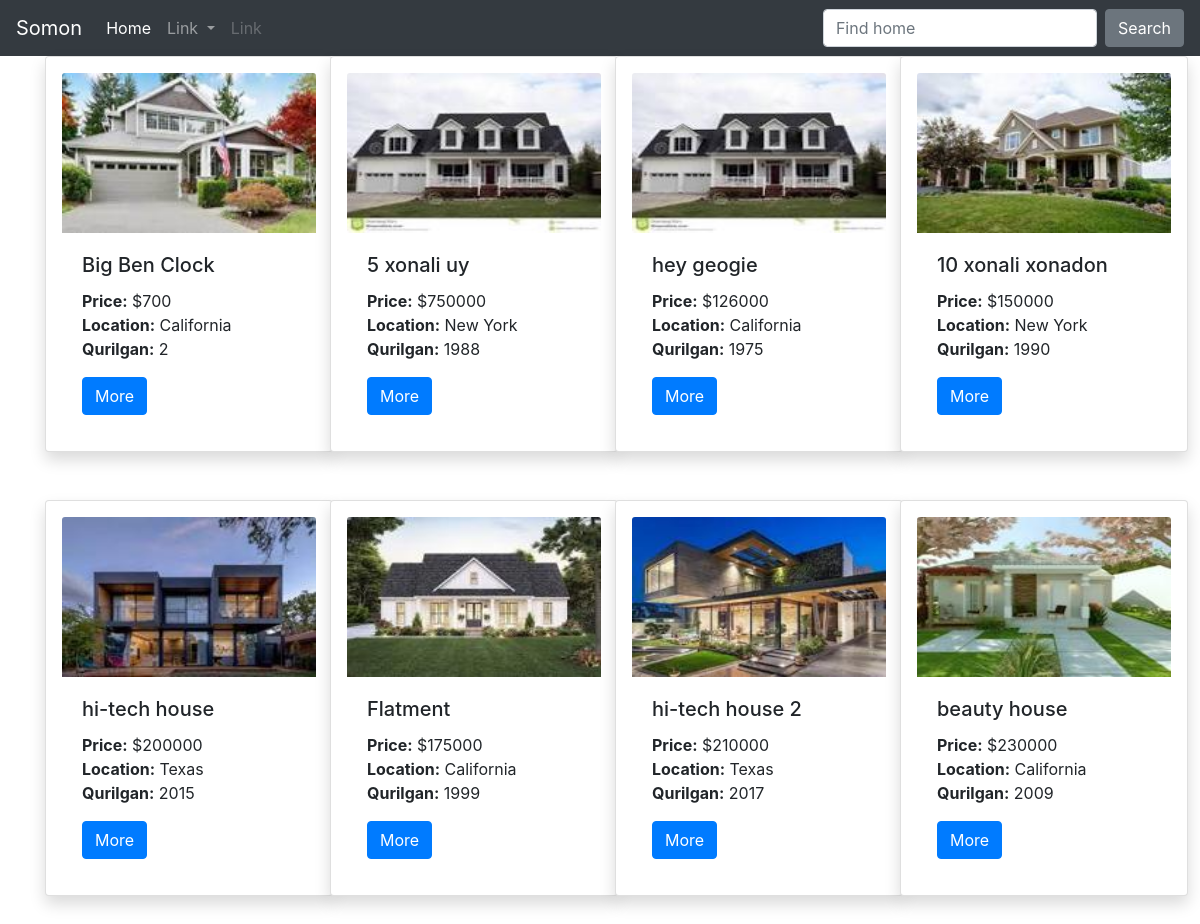
The page / on the database its author committed.
### home/models.py (models this page shows, shortened)
class House(models.Model):
    name = models.CharField(max_length=100)
    img = models.ImageField(upload_to='pics')
    xona = models.IntegerField(null=True, blank=True)
    desc = models.TextField()
    price = models.IntegerField()
    viloyat = models.CharField(max_length=100)
    tuman = models.CharField(max_length=100)
    address = models.CharField(max_length=100)
    number = models.CharField(max_length=15)
    qurilgan = models.IntegerField()

### home/views.py (the view)
# urls.py: path('', include('home.urls')),
def home(request):
    houses = House.objects.all()
    return render(request, 'home.html', {'houses': houses})

### templates/home.html (shortened to what this page needs)
{% load static %}
<!doctype html>
<html lang="en">
<head>
    <link rel="stylesheet" href="https://cdn.jsdelivr.net/npm/bootstrap@4.6.2/dist/css/bootstrap.min.css"
>
    <nav class="navbar navbar-expand-lg navbar-dark bg-dark">
  <a class="navbar-brand" href="#">Somon</a>
  <div class="collapse navbar-collapse" id="navbarScroll">
    <ul class="navbar-nav mr-auto my-2 my-lg-0 navbar-nav-scroll" style="max-height: 100px;">
      <li class="nav-item active">
        <a class="nav-link" href="#">Home <span class="sr-only">(current)</span></a>
      </li>
      <li class="nav-item dropdown">
        <a class="nav-link dropdown-toggle" href="#" role="button" data-toggle="dropdown" aria-expanded="false">
          Link
        </a>
      </li>
      <li class="nav-item">
        <a class="nav-link disabled">Link</a>
      </li>
    </ul>
    <form class="d-flex">
      <input class="form-control mr-2" type="search" placeholder="Find home" aria-label="Search">
      <button class="btn btn-secondary" type="submit">Search</button>
    </form>
  </div>
</nav>
</head>
<body>
<div class="container">
  <div class="row row-cols-4">
    {% for house in houses %}
    <div class="col">
    <div class="card shadow p-3 mb-5 bg-white rounded" style="width: 18rem;">
      <img src=" {{house.img.url }} " class="card-img-top " style="height: 10rem" alt="...">
      <div class="card-body">
        <h5 class="card-title">{{house.name}}</h5>
        <p class="card-text"><b>Price:</b> ${{house.price}} <br>
                            <strong>Location:</strong> {{house.viloyat}}<br>
                             <b>Qurilgan:</b>  {{house.qurilgan}}</p>
        <a href="" class="btn btn-primary"> More </a>
      </div>
  </div>
  </div>
{% endfor %}
</div>
</div>
</body>
</html>

### rows shown on the page
House: img (picture), name "Big Ben Clock", price "700", viloyat "California", qurilgan "2"
House: img (picture), name "5 xonali uy", price "750000", viloyat "New York", qurilgan "1988"
House: img (picture), name "hey geogie", price "126000", viloyat "California", qurilgan "1975"
House: img (picture), name "10 xonali xonadon", price "150000", viloyat "New York", qurilgan "1990"
House: img (picture), name "hi-tech house", price "200000", viloyat "Texas", qurilgan "2015"
House: img (picture), name "Flatment", price "175000", viloyat "California", qurilgan "1999"
House: img (picture), name "hi-tech house 2", price "210000", viloyat "Texas", qurilgan "2017"
House: img (picture), name "beauty house", price "230000", viloyat "California", qurilgan "2009"
